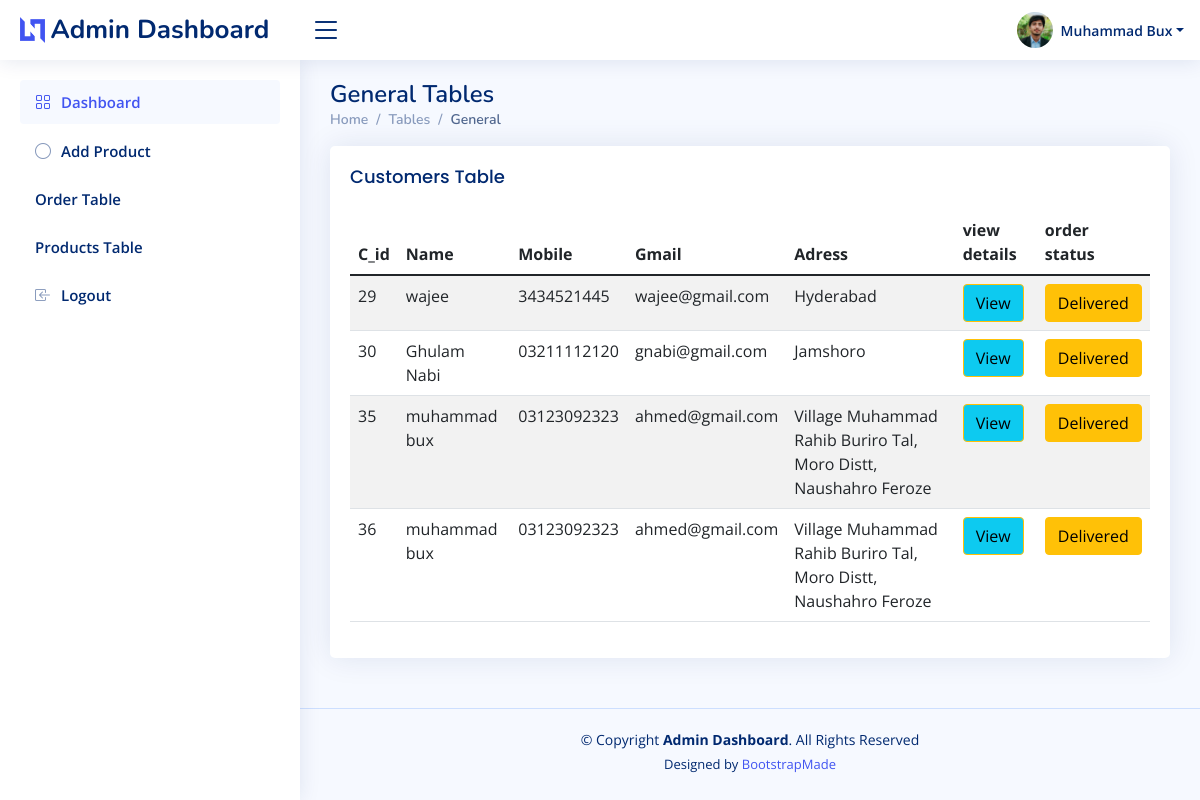
The app's page /tables_orders.php (signed in) with its own data.
### tables this page shows
CREATE TABLE `customer_orders` (
  `c_id` int(44) NOT NULL,
  `Name` varchar(55) NOT NULL,
  `Mobile` varchar(11) NOT NULL,
  `Gmail` varchar(55) NOT NULL,
  `Adress` varchar(100) NOT NULL,
  `amount` int(10) NOT NULL,
  `time` timestamp NOT NULL DEFAULT current_timestamp(),
  `status` varchar(44) NOT NULL
);

### tables_orders.php (the view, shortened to what this page needs)
<!DOCTYPE html>
<html lang="en">
<head>
  <link href="assets/vendor/bootstrap/css/bootstrap.min.css" rel="stylesheet">
  <link href="assets/vendor/bootstrap-icons/bootstrap-icons.css" rel="stylesheet">
  <link href="assets/vendor/remixicon/remixicon.css" rel="stylesheet">
  <link href="assets/vendor/boxicons/css/boxicons.min.css" rel="stylesheet">
  <link href="assets/vendor/quill/quill.snow.css" rel="stylesheet">
  <link href="assets/vendor/quill/quill.bubble.css" rel="stylesheet">
  <link href="assets/vendor/simple-datatables/style.css" rel="stylesheet">
  <link href="assets/css/style.css" rel="stylesheet">
</head>
<body>
<?php
    require_once('db_navbar.php');
?>
 <?php
      require_once('sidebar.php');
 ?>
  <main id="main" class="main">
    <div class="pagetitle">
      <h1>General Tables</h1>
      <nav>
        <ol class="breadcrumb">
          <li class="breadcrumb-item"><a href="index.html">Home</a></li>
          <li class="breadcrumb-item">Tables</li>
          <li class="breadcrumb-item active">General</li>
        </ol>
      </nav>
    </div>
    <section class="section">
      <div class="row">
        <div class="col-lg-12">
          <div class="card">
            <div class="card-body">
              <h5 class="card-title">Customers Table </h5>
              <table class="table table-striped">
                <thead>
                  <tr>
                    <th scope="col">C_id</th>
                    <th scope="col">Name</th>
                    <th scope="col">Mobile</th>
                    <th scope="col">Gmail</th>
                    <th scope="col">Adress</th>
                    <th scope="col">view details</th>
                    <th scope="col">order status</th>
                  </tr>
                </thead>
                <tbody>
                <?php
                  $con =get_connection();
                  $sql = "SELECT * FROM customer_orders";
                  $c_result = mysqli_query($con,$sql);
                  while( $c_row=mysqli_fetch_assoc($c_result)){
                ?>
                  <tr>
                    <td><?=$c_row['c_id']?></td>
                    <td><?=$c_row['Name']?></td>
                    <td><?=$c_row['Mobile']?></td>
                    <td><?=$c_row['Gmail']?></td>
                    <td><?=$c_row['Adress']?></td>
                    <td><a href='./orders.php?id=<?=$c_row['c_id']?>' class="btn btn-warning bg-info">View</button></td>
                 <td><a href='./deliver.php?id=<?=$c_row['c_id']?>' id="status" class="btn btn-warning bg-warning"><?=$c_row['status']?></button></td>
                  </tr>
                <?php
                  }
                ?>
                </tbody>
              </table>
            </div>
          </div>
        </div>
      </div>
    </section>
  </main>
  <footer id="footer" class="footer">
    <div class="copyright">
      &copy; Copyright <strong><span>Admin Dashboard</span></strong>. All Rights Reserved
    </div>
    <div class="credits">
      Designed by <a href="#">BootstrapMade</a>
    </div>
  </footer>
</body>
</html>

### db_navbar.php (shortened to what this page needs)
<header id="header" class="header fixed-top d-flex align-items-center">
<div class="d-flex align-items-center justify-content-between">
  <a href="index.php" class="logo d-flex align-items-center">
    <img src="assets/img/logo.png" alt="">
    <span class="d-none d-lg-block">Admin Dashboard</span>
  </a>
  <i class="bi bi-list toggle-sidebar-btn"></i>
</div>
<nav class="header-nav ms-auto">
  <ul class="d-flex align-items-center">
    <li class="nav-item dropdown pe-3">
      <a class="nav-link nav-profile d-flex align-items-center pe-0" href="#" data-bs-toggle="dropdown">
        <img src="assets/profile.jpeg" alt="Profile" class="rounded-circle">
        <span class="d-none d-md-block dropdown-toggle ps-2">Muhammad Bux</span>
      </a>
    </li>
  </ul>
</nav>
</header>

### sidebar.php (shortened to what this page needs)
<aside id="sidebar" class="sidebar">
    <ul class="sidebar-nav" id="sidebar-nav">
      <li class="nav-item">
        <a class="nav-link " href="dashboard.php">
          <i class="bi bi-grid"></i>
          <span>Dashboard</span>
        </a>
      </li>
      <li class="nav-item">
            <a class="nav-link collapsed" href="add_product.php">
              <i class="bi bi-circle"></i><span>Add Product</span>
            </a>
          </li>
          <li  class="nav-item">
            <a class="nav-link collapsed" href="tables_orders.php">
              <span>Order Table</span>
            </a>
          </li>
          <li  class="nav-item">
            <a class="nav-link collapsed" href="tables-data.php">
             <span>Products Table</span>
            </a>
          </li>
      <li class="nav-item">
        <a class="nav-link collapsed" href="logout.php">
          <i class="bi bi-box-arrow-in-left"></i>
          <span>Logout</span>
        </a>
      </li>
    </ul>
  </aside>

### assets/css/style.css (style rules this page uses)
:root { scroll-behavior: smooth; }
body { font-family: "Open Sans", sans-serif; background: #f6f9ff; color: #444444; }
a { color: #4154f1; text-decoration: none; }
h1, h2, h3, h4, h5, h6 { font-family: "Nunito", sans-serif; }
#main { margin-top: 60px; padding: 20px 30px; transition: all 0.3s; }
.pagetitle { margin-bottom: 10px; }
.pagetitle h1 { font-size: 24px; margin-bottom: 0; font-weight: 600; color: #012970; }
.card { margin-bottom: 30px; border: none; border-radius: 5px; box-shadow: 0px 0 30px rgba(1, 41, 112, 0.1); overflow: hidden; }
.card-title { padding: 20px 0 15px 0; font-size: 18px; font-weight: 500; color: #012970; font-family: "Poppins", sans-serif; }
.card-body { padding: 0 20px 20px 20px; }
.breadcrumb { font-size: 14px; font-family: "Nunito", sans-serif; color: #899bbd; font-weight: 600; }
.breadcrumb a { color: #899bbd; transition: 0.3s; }
.breadcrumb .breadcrumb-item::before { color: #899bbd; }
.breadcrumb .active { color: #51678f; font-weight: 600; }
.logo { line-height: 1; }
@media (min-width: 1200px) { .logo { width: 280px; } }
.logo img { max-height: 26px; margin-right: 6px; }
.logo span { font-size: 26px; font-weight: 700; color: #012970; font-family: "Nunito", sans-serif; }
.header { transition: all 0.5s; z-index: 997; height: 60px; box-shadow: 0px 2px 20px rgba(1, 41, 112, 0.1); background-color: #fff; padding-left: 20px; }
.header .toggle-sidebar-btn { font-size: 32px; padding-left: 10px; cursor: pointer; color: #012970; }
.header-nav ul { list-style: none; }
.header-nav > ul { margin: 0; padding: 0; }
.header-nav .nav-profile { color: #012970; }
.header-nav .nav-profile img { max-height: 36px; }
.header-nav .nav-profile span { font-size: 14px; font-weight: 600; }
.sidebar { position: fixed; top: 60px; left: 0; bottom: 0; width: 300px; z-index: 996; transition: all 0.3s; padding: 20px; overflow-y: auto; scrollbar-width: thin; scrollbar-color: #aab7cf transparent; box-shadow: 0px 0px 20px rgba(1, 41, 112, 0.1); background-color: #fff; }
@media (min-width: 1200px) { #main, #footer { margin-left: 300px; } }
.sidebar-nav { padding: 0; margin: 0; list-style: none; }
.sidebar-nav li { padding: 0; margin: 0; list-style: none; }
.sidebar-nav .nav-item { margin-bottom: 5px; }
.sidebar-nav .nav-link { display: flex; align-items: center; font-size: 15px; font-weight: 600; color: #4154f1; transition: 0.3; background: #f6f9ff; padding: 10px 15px; border-radius: 4px; }
.sidebar-nav .nav-link i { font-size: 16px; margin-right: 10px; color: #4154f1; }
.sidebar-nav .nav-link.collapsed { color: #012970; background: #fff; }
.sidebar-nav .nav-link.collapsed i { color: #899bbd; }
.footer { padding: 20px 0; font-size: 14px; transition: all 0.3s; border-top: 1px solid #cddfff; }
.footer .copyright { text-align: center; color: #012970; }
.footer .credits { padding-top: 5px; text-align: center; font-size: 13px; color: #012970; }

### records on screen
customer_orders: c_id "29", Name "wajee", Mobile "3434521445", Gmail "wajee@gmail.com", Adress "Hyderabad", status "Delivered"
customer_orders: c_id "30", Name "Ghulam Nabi", Mobile "03211112120", Gmail "gnabi@gmail.com", Adress "Jamshoro", status "Delivered"
customer_orders: c_id "35", Name "muhammad bux", Mobile "03123092323", Gmail "ahmed@gmail.com", Adress "Village Muhammad Rahib Buriro Tal, Moro Distt, Naushahro Feroze", status "Delivered"
customer_orders: c_id "36", Name "muhammad bux", Mobile "03123092323", Gmail "ahmed@gmail.com", Adress "Village Muhammad Rahib Buriro Tal, Moro Distt, Naushahro Feroze", status "Delivered"
